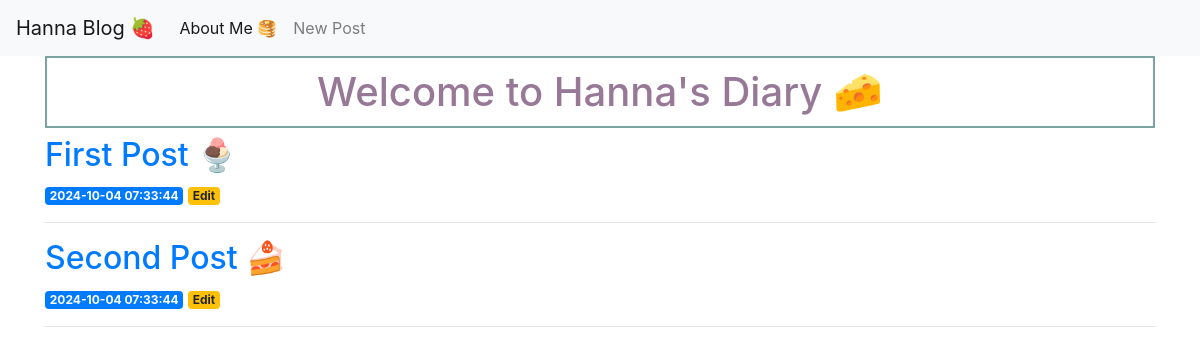
Before: / with the older database file.
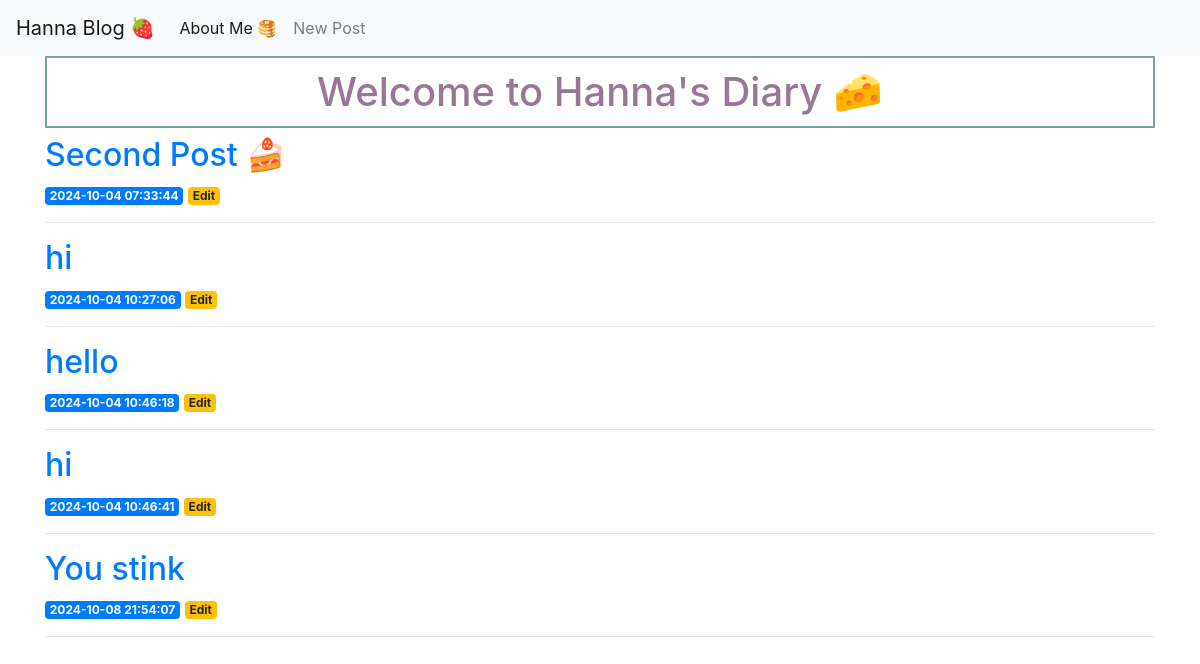
After: the same page with the newer database file.
### tables this page shows
CREATE TABLE posts (
    id INTEGER PRIMARY KEY AUTOINCREMENT,
    created TIMESTAMP NOT NULL DEFAULT CURRENT_TIMESTAMP,
    title TEXT NOT NULL,
    content TEXT NOT NULL
);

### app.py (the view)
@app.route('/')
def index():
    conn = get_db_connection()
    posts = conn.execute('SELECT * FROM posts').fetchall()
    conn.close()
    return render_template('index.html', posts=posts)

### app.py (called while the page is built)
def get_db_connection():
    conn = sqlite3.connect('./flask_blog/database.db')
    conn.row_factory = sqlite3.Row
    return conn

### templates/index.html
    {% extends 'base.html' %}
    {% block content %}
    <h1>{% block title %} Welcome to Hanna's Diary 🧀 {% endblock %}</h1>
    {% for post in posts %}
        <a href="{{ url_for('post', post_id=post['id']) }}">
            <h2>{{ post['title'] }}</h2>
        </a>
        <span class="badge badge-primary">{{ post['created'] }}</span>
        <a href="{{ url_for('edit', id=post['id']) }}">
            <span class="badge badge-warning">Edit</span>
        </a>
        <hr>
    {% endfor %}
    {% endblock %}

### templates/base.html (shortened to what this page needs)
<!doctype html>
<html lang="en">
  <head>
    <link rel="stylesheet" href="{{ url_for('static', filename= 'css/style.css') }}">
    <link rel="stylesheet" href="https://stackpath.bootstrapcdn.com/bootstrap/4.3.1/css/bootstrap.min.css">
  </head>
  <body>
    <nav class="navbar navbar-expand-md navbar-light bg-light">
        <a class="navbar-brand" href="{{ url_for('index')}}">Hanna Blog 🍓</a>
        <div class="collapse navbar-collapse" id="navbarNav">
            <ul class="navbar-nav">
            <li class="nav-item active">
                <a class="nav-link" href="https://www.instagram.com/hanna.and.senna/" target="_blank">About Me 🥞</a>
            </li>
            <li class="nav-item">
              <a class="nav-link" href="{{url_for('create')}}">New Post</a>
            </li>
         </ul>
        </div>
    </nav>
    <div class="container">
        {% block content %} {% endblock %}
    </div>
  </body>
</html>

### static/css/style.css (style rules this page uses)
h1 { border: 2px #7ca3a3 solid; color: rgb(152, 120, 151); text-align: center; padding: 10px; }

Changed rows visible on the page:
removed posts: title "First Post 🍨", created "2024-10-04 07:33:44"
added posts: title "hi", created "2024-10-04 10:27:06"
added posts: title "hello", created "2024-10-04 10:46:18"
added posts: title "hi", created "2024-10-04 10:46:41"
added posts: title "You stink", created "2024-10-08 21:54:07"
